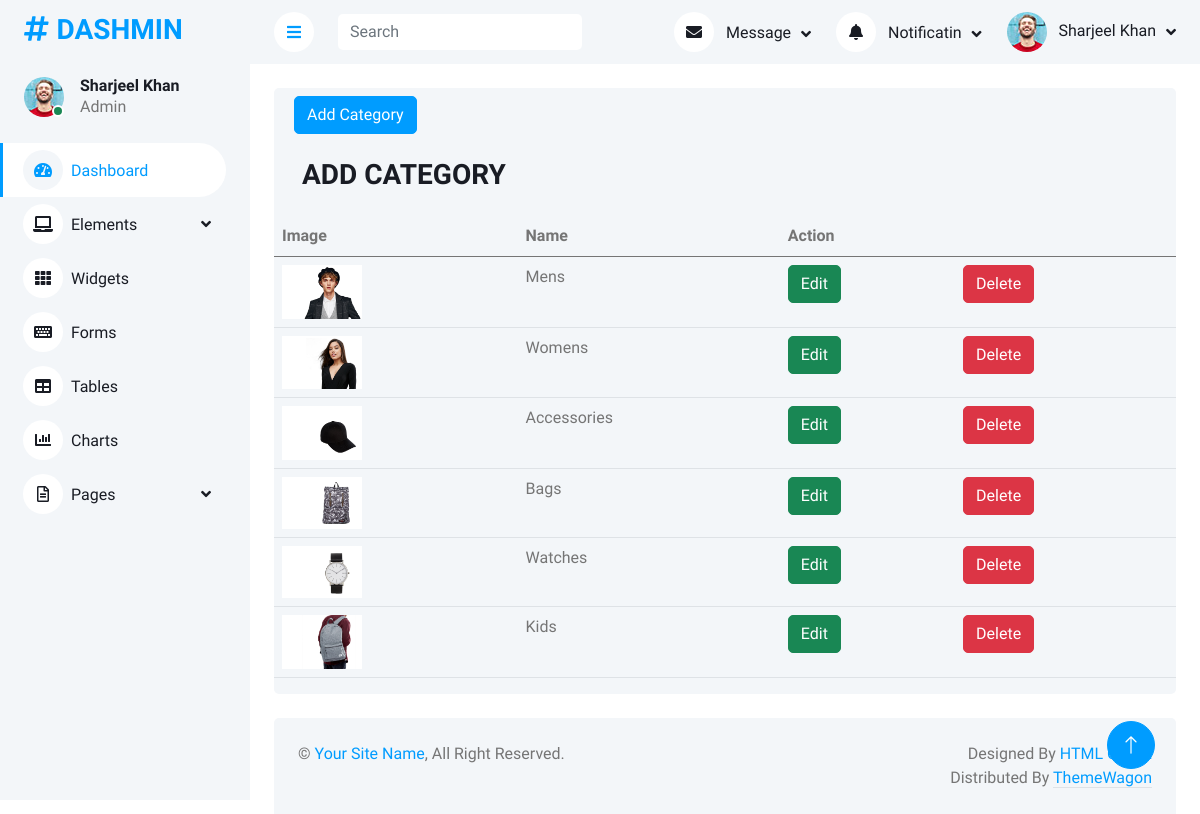
Screenshot of /dashmin/categories.php with the database file from the repository.
### tables this page shows
CREATE TABLE `categories` (
  `ctid` int(11) NOT NULL,
  `name` varchar(100) NOT NULL,
  `image` varchar(200) NOT NULL
);

### dashmin/php/query.php (called while the page is built, shortened)
<?php
$catimagesaddress = "img/categories/";

### dashmin/categories.php (the view, shortened to what this page needs)
<?php
include "components/header.php";
?>
<div class="container-fluid pt-4 px-4">
    <div class="row bg-light rounded mx-0">
        <div class="col-lg-12">
            <button type="button" class="btn btn-primary m-2" data-bs-toggle="modal" data-bs-target="#staticBackdrop">Add Category</button>
        </div>
        <div class="col-md-6 my-3 mx-3">
            <h3>ADD CATEGORY</h3>
        </div>
        <table class="table">
            <thead>
                <tr>
                    <th scope="col">Image</th>
                    <th scope="col">Name</th>
                    <th scope="col" colspan="2">Action</th>
                </tr>
            </thead>
            <tbody>
                <?php
                $query = $pdo->query("select * from categories");
                $rows = $query->fetchALL(PDO::FETCH_ASSOC);
                foreach($rows as $keys){
                    ?>
                    <tr>
                    <th scope="row"><img src="<?php echo $catimagesaddress.$keys['image'] ?>" alt="" width="80" srcset=""></th>
                    <td><?php echo $keys['name'] ?></td>
                    <td><a href="" class="btn btn-success" data-bs-toggle="modal" data-bs-target="#modelupdate<?php echo $keys['ctid'] ?>">Edit</a></td>
                    <td><a href="" class="btn btn-danger" data-bs-toggle="modal" data-bs-target="#modeldelete<?php echo $keys['ctid'] ?>">Delete</td>
                </tr>
                    <?php
                }
                ?>
            </tbody>
        </table>
    </div>
</div>
<?php
include "components/footer.php";
?>

### dashmin/css/style.css (style rules this page uses)
:root { --primary: #009CFF; --light: #F3F6F9; --dark: #191C24; }
.btn { transition: .5s; }
.btn.btn-primary { color: #FFFFFF; }

### rows the page displays
categories: image (picture), name "Mens"
categories: image (picture), name "Womens"
categories: image (picture), name "Accessories"
categories: image (picture), name "Bags"
categories: image (picture), name "Watches"
categories: image (picture), name "Kids"
